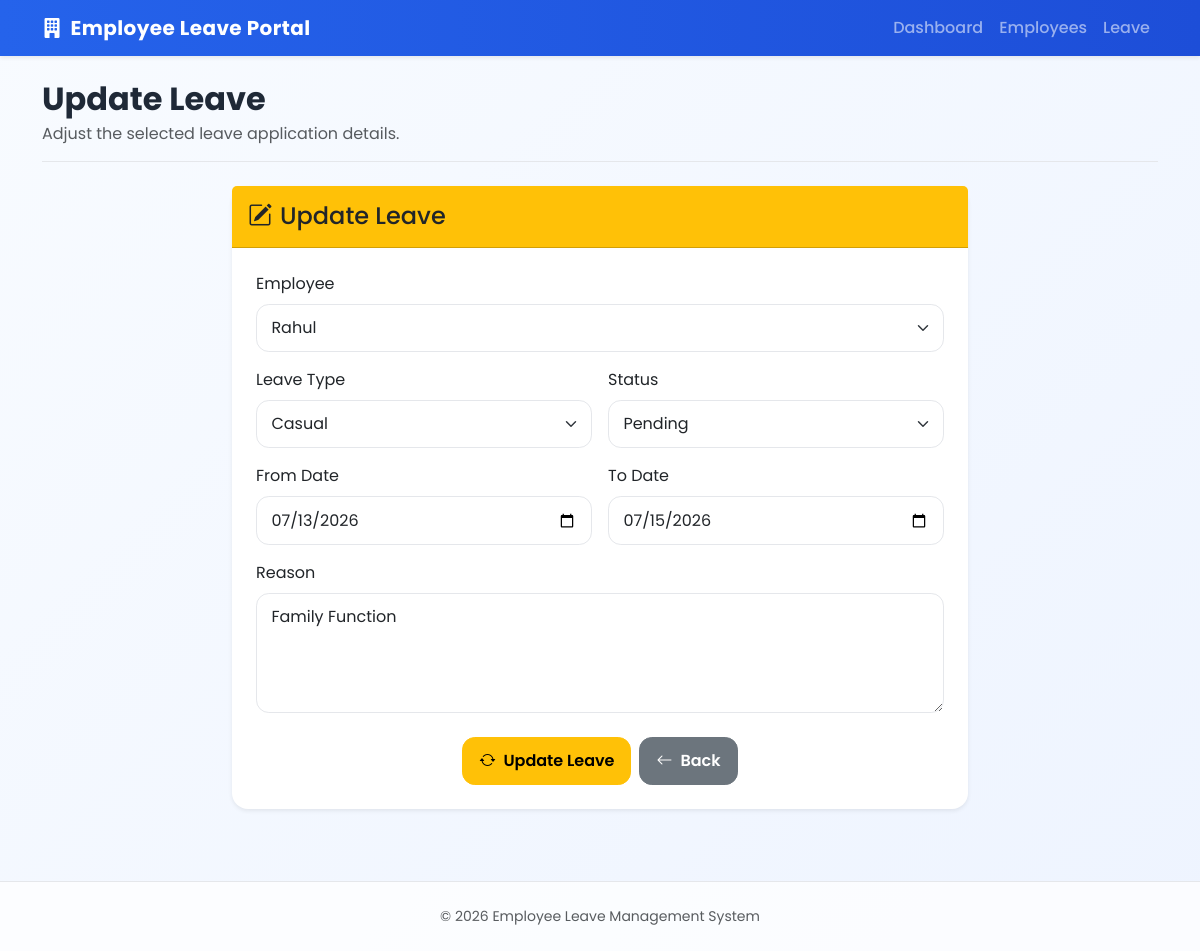
Screenshot of /leave/update/7/ with the database file from the repository.
### leave_management/models.py (models this page shows, shortened)
class Leave(models.Model):
    LEAVE_TYPE_CHOICES = [
        ('Casual', 'Casual'),
        ('Sick', 'Sick'),
        ('Earned', 'Earned'),
    ]
    STATUS_CHOICES = [
        ('Pending', 'Pending'),
        ('Approved', 'Approved'),
        ('Rejected', 'Rejected'),
    ]
    employee = models.ForeignKey(Employee, on_delete=models.CASCADE)
    leave_type = models.CharField(max_length=20, choices=LEAVE_TYPE_CHOICES)
    from_date = models.DateField()
    to_date = models.DateField()
    reason = models.TextField()
    status = models.CharField(max_length=10, choices=STATUS_CHOICES, default='Pending')

### employee/models.py (models this page shows, shortened)
class Employee(models.Model):
    employee_id = models.IntegerField()
    name = models.CharField(max_length=100)
    email = models.EmailField()
    department = models.CharField(max_length=100)
    mobile_number = models.CharField(max_length=10)
    date_of_joining = models.DateField()

### leave_management/views.py (the view, shortened to what this page needs)
# urls.py: path('update/<int:id>/', views.update_leave, name='update_leave'),
def update_leave(request, id):
    leave = Leave.objects.get(id=id)
    employees = Employee.objects.all()
    context = {
        "leave": leave,
        "employees": employees
    }
    return render(request, "leave_management/update_leave.html", context)

### leave_management/templates/leave_management/update_leave.html (shortened to what this page needs)
{% extends 'base.html' %}
{% block page_title %}Update Leave{% endblock %}
{% block page_description %}Adjust the selected leave application details.{% endblock %}
{% block content %}
<div class="row justify-content-center">
    <div class="col-lg-8">
        <div class="card border-0 shadow-sm">
            <div class="card-header bg-warning text-dark py-3">
                <h4 class="mb-0"><i class="bi bi-pencil-square me-2"></i>Update Leave</h4>
            </div>
            <div class="card-body p-4">
                <form method="POST">
                    <div class="mb-3">
                        <label class="form-label">Employee</label>
                        <select class="form-select" name="employee">
                            {% for employee in employees %}
                            <option value="{{ employee.id }}" {% if employee.id == leave.employee.id %}selected{% endif %}>{{ employee.name }}</option>
                            {% endfor %}
                        </select>
                    </div>
                    <div class="row g-3">
                        <div class="col-md-6">
                            <label class="form-label">Leave Type</label>
                            <select class="form-select" name="leave_type">
                                <option value="Casual" {% if leave.leave_type == "Casual" %}selected{% endif %}>Casual</option>
                            </select>
                        </div>
                        <div class="col-md-6">
                            <label class="form-label">Status</label>
                            <select class="form-select" name="status">
                                <option value="Pending" {% if leave.status == "Pending" %}selected{% endif %}>Pending</option>
                            </select>
                        </div>
                        <div class="col-md-6">
                            <label class="form-label">From Date</label>
                            <input type="date" class="form-control" name="from_date" value="{{ leave.from_date|date:'Y-m-d' }}">
                        </div>
                        <div class="col-md-6">
                            <label class="form-label">To Date</label>
                            <input type="date" class="form-control" name="to_date" value="{{ leave.to_date|date:'Y-m-d' }}">
                        </div>
                    </div>
                    <div class="mt-3">
                        <label class="form-label">Reason</label>
                        <textarea class="form-control" rows="4" name="reason">{{ leave.reason }}</textarea>
                    </div>
                    <div class="d-flex justify-content-center gap-2 mt-4">
                        <button class="btn btn-warning"><i class="bi bi-arrow-repeat me-2"></i>Update Leave</button>
                        <a href="{% url 'display_leave' %}" class="btn btn-secondary"><i class="bi bi-arrow-left me-2"></i>Back</a>
                    </div>
                </form>
            </div>
        </div>
    </div>
</div>
{% endblock %}

### static/css/style.css (style rules this page uses)
:root { --primary: #2563eb; --primary-dark: #1d4ed8; --success: #16a34a; --warning: #f59e0b; --danger: #dc2626; --muted: #6b7280; --surface: #ffffff; --border: #e5e7eb; }
body { font-family: 'Poppins', sans-serif; background: linear-gradient(135deg, #f8fbff 0%, #eef4ff 100%); color: #1f2937; min-height: 100vh; }
.card { border: 0; border-radius: 1rem; box-shadow: 0 12px 30px rgba(15, 23, 42, 0.08); transition: transform 0.2s ease, box-shadow 0.2s ease; }
.btn { border-radius: 0.8rem; font-weight: 600; padding: 0.7rem 1rem; }
.form-control, .form-select, textarea { border-radius: 0.8rem; border-color: var(--border); padding: 0.7rem 0.9rem; }

### rows the page displays
Leave: employee "Rahul", leave_type "Casual", status "Pending", from_date "07/13/2026", to_date "07/15/2026", reason "Family Function"
